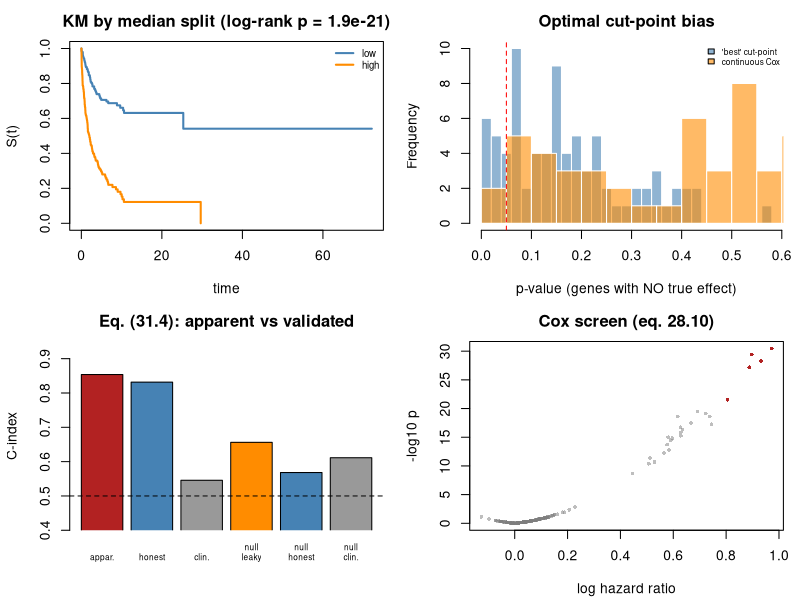

The R source for this figure:
## ---- chunk 1
suppressPackageStartupMessages({library(survival); library(splines)})
MODULE_NAME <- "38_survival_biomarkers"
OUT <- file.path(Sys.getenv("STATS_OUT", unset = "results"), MODULE_NAME)
dir.create(OUT, recursive = TRUE, showWarnings = FALSE)
header <- function(txt) cat("\n", strrep("=", 72), "\n", txt, "\n",
                            strrep("=", 72), "\n", sep = "")
## ---- chunk 2
header("1. A TCGA-like cohort with a few truly prognostic genes")
simulate_cohort <- function(n = 400, G = 200, n_prog = 5, beta = 0.55,
                            censor_scale = 9) {
  expr <- matrix(rnorm(n*G), n)
  ## Genes are correlated in MODULES, as real expression is.
  for (b in seq(1, G, by = 25)) {
    cols <- b:min(b+24, G); latent <- rnorm(n)
    expr[, cols] <- 0.6*latent + 0.8*expr[, cols]
  }
  expr <- scale(expr)
  age <- rnorm(n, 62, 11); stage <- sample(1:3, n, TRUE, c(0.4, 0.35, 0.25))
  prog <- seq_len(n_prog)
  lp <- as.vector(expr[, prog] %*% rep(beta, n_prog)) + 0.02*(age - 62) + 0.45*(stage - 1)
  Tm <- rexp(n, 0.06*exp(lp))
  ## size = n: without it rexp() returns a SCALAR and every patient would share
  ## one censoring time (a bug worth remembering).
  Cm <- rexp(n, 1/censor_scale)
  d <- data.frame(expr); names(d) <- sprintf("G%03d", seq_len(G))
  d$time <- pmin(Tm, Cm); d$event <- as.integer(Tm <= Cm)
  d$age <- age; d$stage <- stage
  list(d = d, is_prog = setNames(seq_len(G) %in% prog, sprintf("G%03d", seq_len(G))))
}
set.seed(3801)
sim <- simulate_cohort()
d <- sim$d; is_prog <- sim$is_prog
genes <- names(is_prog)
cat(sprintf("  n = %d, events = %d (%.0f%%), censored = %d\n", nrow(d), sum(d$event),
            100*mean(d$event), sum(!d$event)))
cat(sprintf("  %d genes, %d truly prognostic: %s\n", length(genes), sum(is_prog),
            paste(names(is_prog)[is_prog], collapse = " ")))
cat(sprintf("\n  Effective sample size for a Cox model is the NUMBER OF EVENTS (%d),\n",
            sum(d$event)))
cat(sprintf("  not the number of patients. Guidance: >= 10 events per covariate\n"))
cat(sprintf("  -> at most %d covariates.\n", sum(d$event) %/% 10))
## ---- chunk 3
header("2. Kaplan-Meier with the at-risk table (28.6)-(28.7)")
km <- survfit(Surv(time, event) ~ 1, data = d)
cat(sprintf("  median survival = %.2f\n", summary(km)$table["median"]))
cat(sprintf("\n  %8s%10s%9s%22s\n", "time", "at risk", "S(t)", "95% CI"))
for (t in c(1, 2, 4, 8, 12, 16)) {
  s <- summary(km, times = t)
  if (!length(s$surv)) next
  cat(sprintf("  %8d%10d%9.3f   [%.3f, %.3f]\n", t, s$n.risk, s$surv, s$lower, s$upper))
}
cat("\n  Watch the at-risk column collapse. The right tail of a KM curve is\n")
cat("  estimated from a handful of patients and looks far more precise than it\n")
cat("  is. ALWAYS publish the number-at-risk table under the curve.\n")
## ---- chunk 4
header("3. Screening genes with Cox models (28.9)-(28.10)")
cox_screen <- function(d, genes, adjust = c("age","stage")) {
  res <- t(sapply(genes, function(g) {
    f <- try(coxph(as.formula(paste("Surv(time, event) ~", g, "+",
                                    paste(adjust, collapse = "+"))), data = d),
             silent = TRUE)
    if (inherits(f, "try-error")) return(c(NA, NA, 1))
    cs <- summary(f)$coefficients
    c(cs[g, "coef"], cs[g, "se(coef)"], cs[g, "Pr(>|z|)"])
  }))
  out <- data.frame(logHR = res[, 1], se = res[, 2], p = res[, 3], row.names = genes)
  out$HR <- exp(out$logHR); out$padj <- p.adjust(out$p, "BH"); out
}
res <- cox_screen(d, genes)
rej <- res$padj < 0.05
cat(sprintf("  %d genes at FDR 5%%; %d of them truly prognostic\n",
            sum(rej), sum(rej & is_prog[rownames(res)])))
cat("\n  Top 8 by p-value:\n")
cat(sprintf("  %8s%8s%9s%12s%11s%9s\n", "gene","HR","logHR","p","padj","truth"))
for (g in rownames(res)[order(res$p)][1:8])
  cat(sprintf("  %8s%8.3f%9.3f%12.2e%11.2e%9s\n", g, res[g,"HR"], res[g,"logHR"],
              res[g,"p"], res[g,"padj"], if (is_prog[g]) "PROG" else "-"))
cat("\n  exp(beta) is a HAZARD RATIO: a ratio of instantaneous event rates among\n")
cat("  those still at risk. NOT a risk ratio, and NOT a ratio of survival times.\n")
## ---- chunk 5
header("4. Optimal cut-point bias, measured")
best_cutpoint_p <- function(d, gene, qs = seq(0.2, 0.8, 0.05)) {
  ps <- sapply(qs, function(q) {
    hi <- as.integer(d[[gene]] > quantile(d[[gene]], q))
    if (sum(hi) < 10 || sum(1-hi) < 10) return(NA)
    pchisq(survdiff(Surv(time, event) ~ hi, data = d)$chisq, 1, lower.tail = FALSE)
  })
  min(ps, na.rm = TRUE)
}
## Null genes from a DIFFERENT correlation module: genes 1-25 form the module
## containing the prognostic genes, so their module-mates are indirectly
## associated and are not true nulls.
null_genes <- genes[51:length(genes)][1:80]
p_best <- sapply(null_genes, function(g) best_cutpoint_p(d, g))
p_cont <- res[null_genes, "p"]
cat(sprintf("  Tested %d genes from modules containing NO prognostic gene:\n",
            length(null_genes)))
cat(sprintf("    'best cut-point' p < 0.05  : %.1f%%   <- should be 5%%\n",
            100*mean(p_best < 0.05)))
cat(sprintf("    continuous Cox p < 0.05    : %.1f%%\n", 100*mean(p_cont < 0.05)))
cat(sprintf("    'best cut-point' p < 0.01  : %.1f%%\n", 100*mean(p_best < 0.01)))
cat("\n  Searching over cut-points and reporting the best inflates the error\n")
cat("  rate several-fold. Keep the biomarker CONTINUOUS (with a spline if the\n")
cat("  effect may be nonlinear), or pre-specify the cut-point and validate it\n")
cat("  in an independent cohort.\n")
## ---- chunk 6
header("5. Checking PH, and an estimand that does not need it (28.11)-(28.12)")
top_gene <- rownames(res)[which.min(res$p)]
cph <- coxph(as.formula(paste("Surv(time, event) ~", top_gene, "+ age + stage")), data = d)
cat("  PH test (scaled Schoenfeld residuals, eq. 28.11):\n")
print(round(cox.zph(cph)$table, 4))
rmst <- function(time, event, tau) {
  k <- survfit(Surv(time, event) ~ 1)
  ts <- c(0, k$time[k$time <= tau], tau)
  ss <- c(1, k$surv[k$time <= tau])
  sum(ss * diff(ts))                                             # eq. (28.12)
}
TAU <- 10
hi <- d[[top_gene]] > median(d[[top_gene]])
r_hi <- rmst(d$time[hi], d$event[hi], TAU); r_lo <- rmst(d$time[!hi], d$event[!hi], TAU)
cat(sprintf("\n  RMST up to tau = %d (eq. 28.12):\n", TAU))
cat(sprintf("    low  %s: %.3f\n    high %s: %.3f\n    difference: %+.3f time units\n",
            top_gene, r_lo, top_gene, r_hi, r_lo - r_hi))
cat("  RMST differences are directly interpretable as 'time gained' and need\n")
cat("  NO proportional-hazards assumption - increasingly preferred when the PH\n")
cat("  test fails or the curves cross.\n")
## ---- chunk 7
header("6. A multi-gene risk score, honestly validated")
make_folds <- function(n, k, seed = 1) { set.seed(seed); sample(rep_len(1:k, n)) }
## concordance(): larger x must mean LONGER survival, so a hazard-scale linear
## predictor (larger = worse) needs reverse = TRUE. Get this backwards and every
## C-index comes out as 1 - C, which looks like a uselessly bad model.
cidx <- function(test, risk)
  concordance(Surv(time, event) ~ risk,
              data = cbind(test["time"], test["event"], risk = risk),
              reverse = TRUE)$concordance
fit_score <- function(train, sel)
  coxph(as.formula(paste("Surv(time, event) ~",
                         paste(c(sel, "age", "stage"), collapse = "+"))), data = train)
select_genes <- function(train, genes, p_thresh = 0.01) {
  r <- cox_screen(train, genes)
  sel <- rownames(r)[r$p < p_thresh]
  if (!length(sel)) sel <- rownames(r)[order(r$p)][1:3]
  sel
}
fold <- make_folds(nrow(d), 5, seed = 2)
sel_all <- select_genes(d, genes)
## (a) HONEST: selection AND fitting inside each fold.
c_honest <- mean(sapply(1:5, function(k) {
  tr <- d[fold != k, ]; te <- d[fold == k, ]
  cidx(te, predict(fit_score(tr, select_genes(tr, genes)), newdata = te, type = "lp"))
}))
## (b) Clinical-only baseline - the comparison that is usually missing.
c_clin <- mean(sapply(1:5, function(k) {
  tr <- d[fold != k, ]; te <- d[fold == k, ]
  f <- coxph(Surv(time, event) ~ age + stage, data = tr)
  cidx(te, predict(f, newdata = te, type = "lp"))
}))
f_all <- fit_score(d, sel_all)
c_apparent <- cidx(d, predict(f_all, type = "lp"))
cat(sprintf("  %-46s%10s\n", "evaluation", "C-index"))
cat(sprintf("  %-46s%10.3f\n", "apparent (fit and test on all data)", c_apparent))
cat(sprintf("  %-46s%10.3f\n", "CV, selection INSIDE each fold (honest)", c_honest))
cat(sprintf("  %-46s%10.3f\n", "CV, age + stage only (clinical baseline)", c_clin))
cat(sprintf("  %-46s%10.3f\n", "chance", 0.5))
cat(sprintf("\n  apparent optimism (eq. 31.4)   : %+.3f\n", c_apparent - c_honest))
cat(sprintf("  gain over clinical baseline    : %+.3f\n", c_honest - c_clin))
cat(sprintf("  genes selected on the full data: %d (%d truly prognostic)\n",
            length(sel_all), sum(is_prog[sel_all])))
cat("\n  ALWAYS report the clinical-only baseline. A molecular score that does\n")
cat("  not beat age and stage is not a useful biomarker, however small its\n")
cat("  p-value. Here the 5 simulated genes are strong, so the score clears the\n")
cat("  baseline by a wide margin. Real prognostic signatures rarely do.\n")
## ---- chunk 8
header("6b. Measuring the selection leak on cohorts with NO prognostic gene")
## In section 6 the leaky and honest C-indices are nearly identical. That is not
## evidence the leak is harmless - it is because the 5 true genes have a large
## effect and get selected in EVERY fold, so 'selecting on all the data' picks
## the same genes anyway. The leak is invisible when the signal is strong.
##
## Turn the signal OFF (beta = 0) and it becomes glaring: the honest C-index
## must sit at 0.5, and anything above that is pure leakage.
set.seed(3803)
REP <- 12
cl <- ch <- cc <- numeric(REP)
for (i in 1:REP) {
  s0 <- simulate_cohort(n = 150, G = 200, n_prog = 0, beta = 0)
  d0 <- s0$d; g0 <- names(s0$is_prog)
  fo <- make_folds(nrow(d0), 5, seed = 100 + i)
  sel0 <- select_genes(d0, g0)                        # selected on ALL the data
  ch[i] <- mean(sapply(1:5, function(k) {
    tr <- d0[fo != k, ]; te <- d0[fo == k, ]
    cidx(te, predict(fit_score(tr, select_genes(tr, g0)), newdata = te, type = "lp"))
  }))
  cl[i] <- mean(sapply(1:5, function(k) {
    tr <- d0[fo != k, ]; te <- d0[fo == k, ]
    cidx(te, predict(fit_score(tr, sel0), newdata = te, type = "lp"))
  }))
  ## The reference is NOT 0.5: age and stage stay genuinely prognostic even when
  ## no gene is. The honest gene score should match this, adding nothing.
  cc[i] <- mean(sapply(1:5, function(k) {
    tr <- d0[fo != k, ]; te <- d0[fo == k, ]
    f <- coxph(Surv(time, event) ~ age + stage, data = tr)
    cidx(te, predict(f, newdata = te, type = "lp"))
  }))
}
cat(sprintf("  %d null cohorts (n = 150, 200 genes, NO true prognostic gene):\n", REP))
cat(sprintf("  %-42s%10s%16s\n", "evaluation", "mean C", "beats clinical"))
cat(sprintf("  %-42s%10.3f%15.0f%%\n", "CV, genes selected on ALL data (LEAKY)",
            mean(cl), 100*mean(cl > cc)))
cat(sprintf("  %-42s%10.3f%15.0f%%\n", "CV, selection INSIDE each fold (honest)",
            mean(ch), 100*mean(ch > cc)))
cat(sprintf("  %-42s%10.3f%16s\n", "CV, age + stage only (the true ceiling)",
            mean(cc), "-"))
cat(sprintf("\n  leaky  - clinical baseline: %+.3f   <- entirely spurious\n", mean(cl - cc)))
cat(sprintf("  honest - clinical baseline: %+.3f\n", mean(ch - cc)))
cat("\n  Note the reference is the CLINICAL baseline, not 0.5: age and stage stay\n")
cat("  prognostic here, so even a gene score built from pure noise inherits\n")
cat("  their skill. Read the two gaps against it:\n")
cat("\n    honest CV lands BELOW the clinical baseline. Correct - the noise genes\n")
cat("    add parameters and no signal, so they cost precision and degrade the\n")
cat("    model. An honest evaluation is able to say 'these genes make it worse'.\n")
cat("\n    leaky CV lands ABOVE it, beating the baseline in every single cohort.\n")
cat("    The genes were chosen while looking at the test fold, so the score is\n")
cat("    scored on the very data that defined it. Select features INSIDE the\n")
cat("    fold - the same leak as Module 21.\n")
## ---- chunk 9
header("7. Immortal time bias and the landmark fix")
set.seed(3802)
LANDMARK <- 2
d2 <- d
## "Responders" can only be assessed at the landmark - so to BE a responder you
## must first SURVIVE to it. The label has NO real effect on survival.
d2$responder <- as.integer(d2$time > LANDMARK & runif(nrow(d2)) < 0.5)
cph_bad <- coxph(Surv(time, event) ~ responder, data = d2)
land <- subset(d2, time > LANDMARK); land$time <- land$time - LANDMARK
cph_land <- coxph(Surv(time, event) ~ responder, data = land)
cat("  TRUE effect of 'responder' = NONE (assigned at random)\n")
cat(sprintf("  naive Cox HR            = %.3f  (p = %.2e)   <- spurious\n",
            exp(coef(cph_bad)), summary(cph_bad)$coefficients[1, "Pr(>|z|)"]))
cat(sprintf("  landmark analysis at t=%d: HR = %.3f  (p = %.3f)   <- corrected\n",
            LANDMARK, exp(coef(cph_land)), summary(cph_land)$coefficients[1, "Pr(>|z|)"]))
cat("\n  The bias is STRUCTURAL: to be classified you must survive long enough\n")
cat("  to be classified. Fix with a landmark analysis or a time-dependent\n")
cat("  covariate. Same 'time zero' problem target-trial emulation prevents.\n")
## ---- chunk 10
png(file.path(OUT, "survival_biomarkers.png"), width = 1100, height = 800, res = 110)
par(mfrow = c(2, 2), mar = c(4.2, 4.2, 2.5, 1))
plot(survfit(Surv(time, event) ~ hi, data = d), col = c("steelblue","darkorange"),
     lwd = 2, xlab = "time", ylab = "S(t)",
     main = sprintf("KM by median split (log-rank p = %.1e)",
                    pchisq(survdiff(Surv(time, event) ~ hi, data = d)$chisq, 1,
                           lower.tail = FALSE)))
legend("topright", c("low","high"), col = c("steelblue","darkorange"), lwd = 2,
       bty = "n", cex = 0.7)
hist(p_best, breaks = 25, col = adjustcolor("steelblue", 0.6), border = "white",
     main = "Optimal cut-point bias", xlab = "p-value (genes with NO true effect)")
hist(p_cont, breaks = 25, col = adjustcolor("darkorange", 0.6), border = "white", add = TRUE)
abline(v = 0.05, col = "red", lty = 2)
legend("topright", c("'best' cut-point","continuous Cox"),
       fill = c(adjustcolor("steelblue",0.6), adjustcolor("darkorange",0.6)),
       bty = "n", cex = 0.6)
barplot(c(c_apparent, c_honest, c_clin, mean(cl), mean(ch), mean(cc)), ylim = c(0.4, 0.95),
        names.arg = c("appar.","honest","clin.","null\nleaky","null\nhonest","null\nclin."),
        xpd = FALSE, col = c("firebrick","steelblue","grey60","darkorange","steelblue","grey60"),
        ylab = "C-index", main = "Eq. (31.4): apparent vs validated", cex.names = 0.6)
abline(h = 0.5, lty = 2)
plot(res$logHR, -log10(res$p), pch = 16, cex = 0.6,
     col = ifelse(is_prog[rownames(res)], "firebrick", adjustcolor("grey50", 0.5)),
     xlab = "log hazard ratio", ylab = "-log10 p", main = "Cox screen (eq. 28.10)")
invisible(dev.off())
cat("\nFigure written to", file.path(OUT, "survival_biomarkers.png"), "\n")
## ---- chunk 11

## ---- chunk 12

## ---- chunk 13
# set.seed(9)
# cat(sprintf("  %-28s%10s%9s%19s\n","subset","patients","events","prognostic found"))
# for (n_sub in c(400, 200, 100)) {
#   idx <- sample(nrow(d), n_sub); sub <- d[idx, ]
#   r <- cox_screen(sub, names(is_prog)[is_prog])
#   cat(sprintf("  %-28s%10d%9d%19d\n", sprintf("%d random patients", n_sub),
#               n_sub, sum(sub$event), sum(r$p < 0.05)))
# }
# for (cs in c(20, 6, 2.5)) {
#   s2 <- simulate_cohort(n = 300, censor_scale = cs)
#   r <- cox_screen(s2$d, names(s2$is_prog)[s2$is_prog])
#   cat(sprintf("  %-28s%10d%9d%19d\n", sprintf("n=300, censor scale %g", cs),
#               300, sum(s2$d$event), sum(r$p < 0.05)))
# }
#
# ## Power tracks EVENTS, not patients. A large cohort with few events is a
# ## SMALL study. This is why survival trials are powered on the number of
# ## events and why 'events per variable >= 10' is the rule of thumb.
## ---- chunk 14

## ---- chunk 15

## ---- chunk 16
# set.seed(13)
# n <- 900
# T1 <- rexp(n, 1/14); T2 <- rexp(n, 1/9); Cc <- rexp(n, 1/30)
# obs <- pmin(T1, T2, Cc)
# cause <- ifelse(T1 <= T2 & T1 <= Cc, 1, ifelse(T2 < T1 & T2 <= Cc, 2, 0))
# t_eval <- 10
# km_n <- survfit(Surv(obs, as.integer(cause == 1)) ~ 1)
# naive <- 1 - summary(km_n, times = t_eval)$surv
# cif <- function(time, cause, k, t_eval) {
#   o <- order(time); time <- time[o]; cause <- cause[o]; S <- 1; out <- 0
#   for (ti in sort(unique(time[cause > 0]))) {
#     n_i <- sum(time >= ti); d_k <- sum(time == ti & cause == k)
#     d_all <- sum(time == ti & cause > 0)
#     if (ti <= t_eval) out <- out + S*d_k/n_i
#     S <- S*(1 - d_all/n_i)
#   }
#   out
# }
# cat(sprintf("  at t = %d:\n", t_eval))
# cat(sprintf("    TRUE probability of relapse  = %.4f\n", mean(T1 <= t_eval & T1 <= T2)))
# cat(sprintf("    1 - Kaplan-Meier (naive)     = %.4f   <- overestimates\n", naive))
# cat(sprintf("    cumulative incidence (28.13) = %.4f\n", cif(obs, cause, 1, t_eval)))
#
# ## Treating the competing death as CENSORING asks 'what would the relapse risk
# ## be in a world where nobody died of anything else?' - rarely the clinical
# ## question. Use CIF for absolute risk, cause-specific hazards for aetiology,
# ## and Fine-Gray for subdistribution modelling.
## ---- chunk 17

## ---- chunk 18

## ---- chunk 19
# f_lin <- coxph(as.formula(paste("Surv(time, event) ~", top_gene, "+ age + stage")), data = d)
# f_spl <- coxph(as.formula(paste0("Surv(time, event) ~ ns(", top_gene,
#                                  ", df = 4) + age + stage")), data = d)
# cat(sprintf("  linear partial log-lik  = %.3f\n", f_lin$loglik[2]))
# cat(sprintf("  spline partial log-lik  = %.3f\n", f_spl$loglik[2]))
# lr <- 2*(f_spl$loglik[2] - f_lin$loglik[2]); ddf <- 3
# cat(sprintf("  LRT chi2 = %.3f on %d df, p = %.4f\n", lr, ddf,
#             pchisq(max(lr,0), ddf, lower.tail = FALSE)))
#
# ## Here the truth IS linear, so the spline should NOT improve the fit
# ## significantly - a good negative control for the method. On real data a
# ## significant LRT means the linear hazard assumption is inadequate, and the
# ## spline fit is both more honest and more informative than dichotomising.
